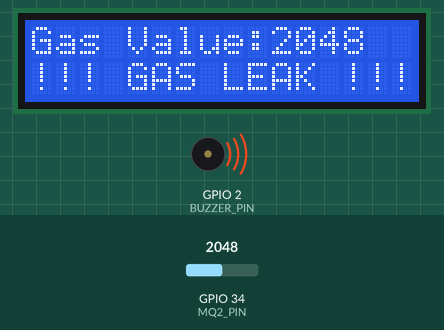
Simulated run of this sketch. Board: ESP32. Shown: 16×2 character LCD, buzzer (waves = sounding, pin HIGH). The test bench sets the inputs (shaded band); at power-on: GPIO 34 (MQ2_PIN) = 2048. What the sketch prints to the serial monitor is not drawn.

Above: at 3.2 s.
3.3 s: GPIO 34 (MQ2_PIN) set to 1250
At 4.4 s:
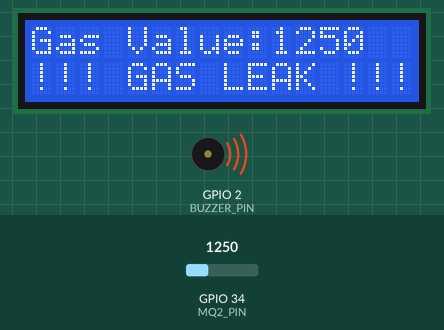
5.1 s: GPIO 34 (MQ2_PIN) set to 1167
At 6.4 s:
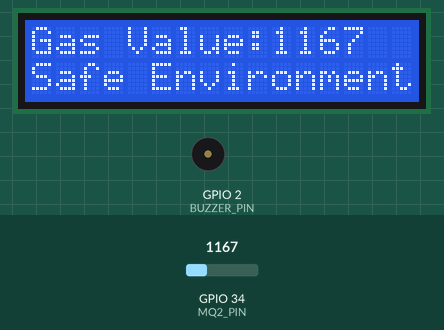
6.7 s: GPIO 34 (MQ2_PIN) set to 1228
At 7.4 s:
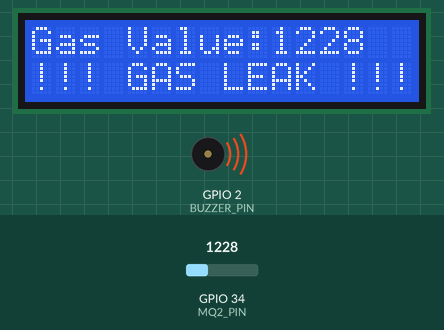
Timing chart, 0 to 9.7 s (numbered marks = the images above; inputs shaded):
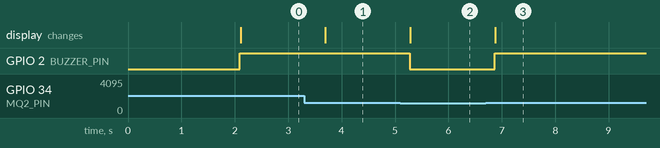

The sketch:

GAS_Detector.ino
```cpp
#include <Wire.h>
#include <LiquidCrystal_I2C.h>

#define MQ2_PIN 34
#define BUZZER_PIN 2

LiquidCrystal_I2C lcd(0x27, 16, 2);

void setup() {
  Serial.begin(115200);
  lcd.init();
  lcd.backlight();
  pinMode(MQ2_PIN, INPUT);
  pinMode(BUZZER_PIN, OUTPUT);
  digitalWrite(BUZZER_PIN, LOW);

  lcd.setCursor(0, 0);
  lcd.print("Gas Detector");
  delay(2000);
  lcd.clear();
}

void loop() {
  int gasValue = analogRead(MQ2_PIN);
  Serial.println(gasValue);

  lcd.setCursor(0, 0);
  lcd.print("Gas Value:");
  lcd.setCursor(10, 0);
  lcd.print(gasValue);

  if (gasValue > 1200) { // Adjust threshold based on your test
    digitalWrite(BUZZER_PIN, HIGH);
    lcd.setCursor(0, 1);
    lcd.print("!!! GAS LEAK !!!");
  } else {
    digitalWrite(BUZZER_PIN, LOW);
    lcd.setCursor(0, 1);
    lcd.print("Safe Environment ");
  }

  delay(500);
}
```

Measured:
- the behaviour switches between 1201 and 1200 on GPIO 34 (MQ2_PIN) (found by bisection; images 1 and 2)
- after the input at 3.3 s, the display: changes after 0.40 s (image 1)
- after the input at 5.1 s, GPIO 2 (BUZZER_PIN): HIGH → LOW after 0.17 s; the display: changes after 0.19 s (image 2)
- after the input at 6.7 s, GPIO 2 (BUZZER_PIN): LOW → HIGH after 0.16 s; the display: changes after 0.18 s (image 3)
